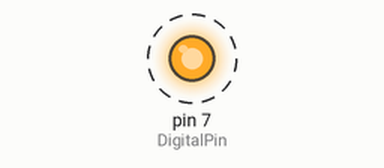
The sketch below on a simulated Arduino Uno, built with avr-gcc and run on an emulated ATmega328P. On the bench: output pins drawn as LEDs (lit = HIGH). Dashed ring = blinking.

Above: at 0.5 s.
Timing chart, 0 to 4.6 s (numbered marks = the images above):
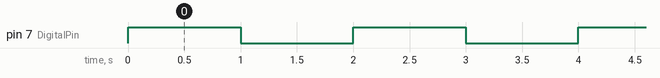

The sketch:

Laser_emit.ino
```cpp
int DigitalPin = 7;  // Digital input

void setup ()

{

  pinMode (DigitalPin, OUTPUT);

  Serial.begin (9600);

}

void loop ()

{

  digitalWrite (DigitalPin, HIGH);

  delay(1000);

  digitalWrite (DigitalPin, LOW);

  delay(1000);

}
```

Measured:
- by itself, pin 7 (DigitalPin): alternates HIGH for 1.0 s and LOW for 1.0 s
